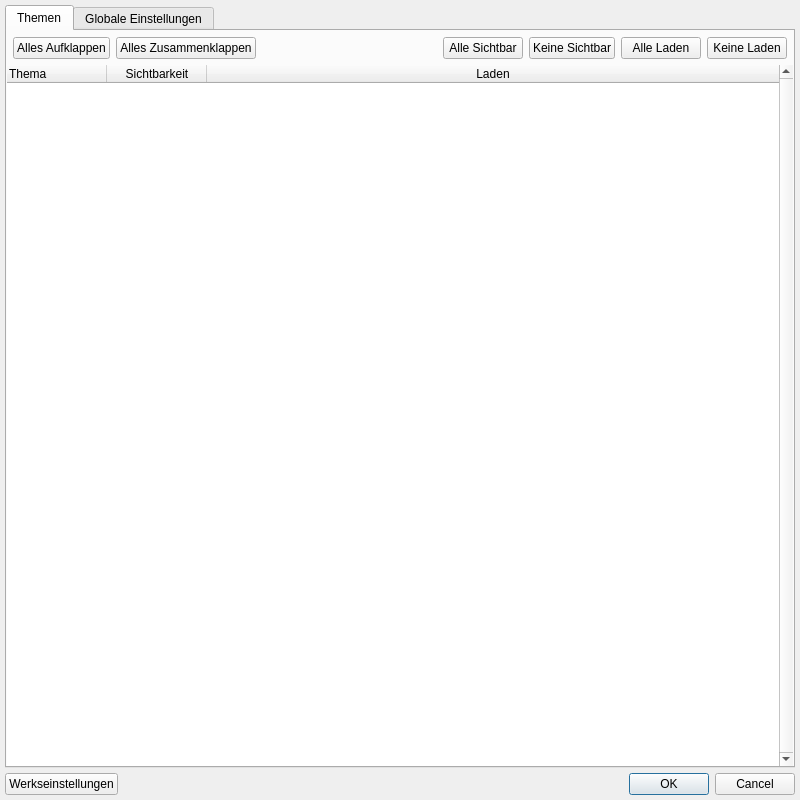
<?xml version="1.0" encoding="UTF-8"?>
<ui version="4.0">
 <class>SettingsDialog</class>
 <widget class="QDialog" name="SettingsDialog">
  <property name="geometry">
   <rect>
    <x>0</x>
    <y>0</y>
    <width>800</width>
    <height>800</height>
   </rect>
  </property>
  <property name="sizePolicy">
   <sizepolicy hsizetype="Preferred" vsizetype="Preferred">
    <horstretch>0</horstretch>
    <verstretch>0</verstretch>
   </sizepolicy>
  </property>
  <property name="windowTitle">
   <string>Einstellungen</string>
  </property>
  <property name="modal">
   <bool>false</bool>
  </property>
  <layout class="QVBoxLayout" name="verticalLayout">
   <property name="spacing">
    <number>5</number>
   </property>
   <property name="leftMargin">
    <number>5</number>
   </property>
   <property name="topMargin">
    <number>5</number>
   </property>
   <property name="rightMargin">
    <number>5</number>
   </property>
   <property name="bottomMargin">
    <number>5</number>
   </property>
   <item>
    <widget class="QTabWidget" name="tabWidget">
     <property name="sizePolicy">
      <sizepolicy hsizetype="Expanding" vsizetype="Expanding">
       <horstretch>0</horstretch>
       <verstretch>0</verstretch>
      </sizepolicy>
     </property>
     <property name="tabletTracking">
      <bool>false</bool>
     </property>
     <property name="autoFillBackground">
      <bool>false</bool>
     </property>
     <property name="tabShape">
      <enum>QTabWidget::Rounded</enum>
     </property>
     <property name="currentIndex">
      <number>0</number>
     </property>
     <property name="elideMode">
      <enum>Qt::ElideNone</enum>
     </property>
     <widget class="QWidget" name="visibility">
      <attribute name="title">
       <string>Themen</string>
      </attribute>
      <layout class="QVBoxLayout" name="verticalLayout_2">
       <property name="spacing">
        <number>6</number>
       </property>
       <property name="leftMargin">
        <number>0</number>
       </property>
       <property name="topMargin">
        <number>6</number>
       </property>
       <property name="rightMargin">
        <number>0</number>
       </property>
       <property name="bottomMargin">
        <number>0</number>
       </property>
       <item>
        <layout class="QHBoxLayout" name="visibility_tree_buttons">
         <property name="leftMargin">
          <number>6</number>
         </property>
         <property name="rightMargin">
          <number>6</number>
         </property>
         <item>
          <widget class="QPushButton" name="expand_button">
           <property name="text">
            <string>Alles Aufklappen</string>
           </property>
          </widget>
         </item>
         <item>
          <widget class="QPushButton" name="collapse_button">
           <property name="text">
            <string>Alles Zusammenklappen</string>
           </property>
          </widget>
         </item>
         <item>
          <spacer name="horizontalSpacer">
           <property name="orientation">
            <enum>Qt::Horizontal</enum>
           </property>
           <property name="sizeType">
            <enum>QSizePolicy::Expanding</enum>
           </property>
           <property name="sizeHint" stdset="0">
            <size>
             <width>20</width>
             <height>20</height>
            </size>
           </property>
          </spacer>
         </item>
         <item>
          <widget class="QPushButton" name="check_visibility_button">
           <property name="text">
            <string>Alle Sichtbar</string>
           </property>
          </widget>
         </item>
         <item>
          <widget class="QPushButton" name="uncheck_visibility_button">
           <property name="text">
            <string>Keine Sichtbar</string>
           </property>
          </widget>
         </item>
         <item>
          <widget class="QPushButton" name="check_loading_button">
           <property name="text">
            <string>Alle Laden</string>
           </property>
          </widget>
         </item>
         <item>
          <widget class="QPushButton" name="uncheck_loading_button">
           <property name="text">
            <string>Keine Laden</string>
           </property>
          </widget>
         </item>
        </layout>
       </item>
       <item>
        <widget class="QTreeWidget" name="visibility_tree">
         <property name="enabled">
          <bool>true</bool>
         </property>
         <property name="sizePolicy">
          <sizepolicy hsizetype="Preferred" vsizetype="MinimumExpanding">
           <horstretch>0</horstretch>
           <verstretch>0</verstretch>
          </sizepolicy>
         </property>
         <property name="frameShape">
          <enum>QFrame::NoFrame</enum>
         </property>
         <property name="frameShadow">
          <enum>QFrame::Plain</enum>
         </property>
         <property name="lineWidth">
          <number>0</number>
         </property>
         <property name="verticalScrollBarPolicy">
          <enum>Qt::ScrollBarAlwaysOn</enum>
         </property>
         <property name="horizontalScrollBarPolicy">
          <enum>Qt::ScrollBarAsNeeded</enum>
         </property>
         <property name="sizeAdjustPolicy">
          <enum>QAbstractScrollArea::AdjustIgnored</enum>
         </property>
         <property name="alternatingRowColors">
          <bool>true</bool>
         </property>
         <property name="selectionMode">
          <enum>QAbstractItemView::SingleSelection</enum>
         </property>
         <property name="textElideMode">
          <enum>Qt::ElideNone</enum>
         </property>
         <property name="rootIsDecorated">
          <bool>true</bool>
         </property>
         <property name="columnCount">
          <number>3</number>
         </property>
         <attribute name="headerVisible">
          <bool>true</bool>
         </attribute>
         <column>
          <property name="text">
           <string notr="true">Thema</string>
          </property>
          <property name="textAlignment">
           <set>AlignLeading|AlignVCenter</set>
          </property>
         </column>
         <column>
          <property name="text">
           <string notr="true">Sichtbarkeit</string>
          </property>
          <property name="textAlignment">
           <set>AlignCenter</set>
          </property>
         </column>
         <column>
          <property name="text">
           <string notr="true">Laden</string>
          </property>
          <property name="textAlignment">
           <set>AlignCenter</set>
          </property>
         </column>
        </widget>
       </item>
      </layout>
     </widget>
     <widget class="QWidget" name="settings">
      <property name="enabled">
       <bool>true</bool>
      </property>
      <property name="sizePolicy">
       <sizepolicy hsizetype="Preferred" vsizetype="Preferred">
        <horstretch>0</horstretch>
        <verstretch>0</verstretch>
       </sizepolicy>
      </property>
      <property name="layoutDirection">
       <enum>Qt::LeftToRight</enum>
      </property>
      <attribute name="title">
       <string>Globale Einstellungen</string>
      </attribute>
      <layout class="QFormLayout" name="formLayout">
       <property name="sizeConstraint">
        <enum>QLayout::SetDefaultConstraint</enum>
       </property>
       <property name="fieldGrowthPolicy">
        <enum>QFormLayout::AllNonFixedFieldsGrow</enum>
       </property>
       <property name="labelAlignment">
        <set>Qt::AlignJustify|Qt::AlignVCenter</set>
       </property>
       <item row="0" column="0">
        <widget class="QGroupBox" name="server_selection">
         <property name="enabled">
          <bool>true</bool>
         </property>
         <property name="sizePolicy">
          <sizepolicy hsizetype="Preferred" vsizetype="Preferred">
           <horstretch>0</horstretch>
           <verstretch>0</verstretch>
          </sizepolicy>
         </property>
         <property name="minimumSize">
          <size>
           <width>0</width>
           <height>0</height>
          </size>
         </property>
         <property name="title">
          <string>Katalogserverauswahl</string>
         </property>
         <property name="alignment">
          <set>Qt::AlignLeading|Qt::AlignLeft|Qt::AlignTop</set>
         </property>
         <property name="flat">
          <bool>false</bool>
         </property>
         <property name="checkable">
          <bool>false</bool>
         </property>
         <layout class="QVBoxLayout" name="verticalLayout_3">
          <item>
           <widget class="QRadioButton" name="radioButton_3">
            <property name="sizePolicy">
             <sizepolicy hsizetype="Preferred" vsizetype="Fixed">
              <horstretch>0</horstretch>
              <verstretch>0</verstretch>
             </sizepolicy>
            </property>
            <property name="text">
             <string>Katalog-Server 1</string>
            </property>
            <property name="server" stdset="0">
             <number>1</number>
            </property>
            <attribute name="buttonGroup">
             <string notr="true">server_button_group</string>
            </attribute>
           </widget>
          </item>
          <item>
           <widget class="QRadioButton" name="radioButton_2">
            <property name="sizePolicy">
             <sizepolicy hsizetype="Preferred" vsizetype="Fixed">
              <horstretch>0</horstretch>
              <verstretch>0</verstretch>
             </sizepolicy>
            </property>
            <property name="text">
             <string>Katalog-Server 2</string>
            </property>
            <property name="server" stdset="0">
             <number>2</number>
            </property>
            <attribute name="buttonGroup">
             <string notr="true">server_button_group</string>
            </attribute>
           </widget>
          </item>
          <item>
           <widget class="QRadioButton" name="radioButton_1">
            <property name="sizePolicy">
             <sizepolicy hsizetype="Preferred" vsizetype="Fixed">
              <horstretch>0</horstretch>
              <verstretch>0</verstretch>
             </sizepolicy>
            </property>
            <property name="text">
             <string>ioT Katalog-Server</string>
            </property>
            <property name="server" stdset="0">
             <number>3</number>
            </property>
            <attribute name="buttonGroup">
             <string notr="true">server_button_group</string>
            </attribute>
           </widget>
          </item>
          <item>
           <widget class="QRadioButton" name="radioButton">
            <property name="sizePolicy">
             <sizepolicy hsizetype="Preferred" vsizetype="Fixed">
              <horstretch>0</horstretch>
              <verstretch>0</verstretch>
             </sizepolicy>
            </property>
            <property name="text">
             <string>Alle Katalog-Server (Automatikmodus)</string>
            </property>
            <property name="server" stdset="0">
             <number>0</number>
            </property>
            <attribute name="buttonGroup">
             <string notr="true">server_button_group</string>
            </attribute>
           </widget>
          </item>
         </layout>
        </widget>
       </item>
       <item row="0" column="1">
        <widget class="QLabel" name="label_help_server_selection">
         <property name="sizePolicy">
          <sizepolicy hsizetype="Minimum" vsizetype="Preferred">
           <horstretch>0</horstretch>
           <verstretch>0</verstretch>
          </sizepolicy>
         </property>
         <property name="maximumSize">
          <size>
           <width>602</width>
           <height>16777215</height>
          </size>
         </property>
         <property name="mouseTracking">
          <bool>true</bool>
         </property>
         <property name="text">
          <string>&lt;html&gt;&lt;head/&gt;&lt;body&gt;&lt;p&gt;Die Katalogdateien des „GeoBasis_Loader&amp;quot; liegen redundant auf zwei Servern mit identischem und&lt;br/&gt;aktuellem Datenbestand.&lt;br/&gt;Im &lt;span style=&quot; font-weight:600;&quot;&gt;Automatikmodus&lt;/span&gt; wird primär Server 1 verwendet.&lt;br/&gt;Bei Ausfall erfolgt automatisch der Wechsel zu Server 2.&lt;br/&gt;Eine &lt;span style=&quot; font-weight:600;&quot;&gt;manuelle Serverauswahl&lt;/span&gt; ist nur in Sonderfällen (z. B. Entwicklung, Aktualisierung) erforderlich.&lt;/p&gt;&lt;/body&gt;&lt;/html&gt;</string>
         </property>
         <property name="textFormat">
          <enum>Qt::RichText</enum>
         </property>
         <property name="scaledContents">
          <bool>false</bool>
         </property>
         <property name="alignment">
          <set>Qt::AlignLeading|Qt::AlignLeft|Qt::AlignVCenter</set>
         </property>
         <property name="wordWrap">
          <bool>true</bool>
         </property>
         <property name="indent">
          <number>0</number>
         </property>
        </widget>
       </item>
       <item row="1" column="0">
        <widget class="QCheckBox" name="automatic_crs_checkbox">
         <property name="sizePolicy">
          <sizepolicy hsizetype="Expanding" vsizetype="Preferred">
           <horstretch>0</horstretch>
           <verstretch>0</verstretch>
          </sizepolicy>
         </property>
         <property name="text">
          <string>Automatisches KBS</string>
         </property>
        </widget>
       </item>
      </layout>
     </widget>
    </widget>
   </item>
   <item>
    <widget class="QWidget" name="widget" native="true">
     <layout class="QHBoxLayout" name="horizontalLayout">
      <property name="leftMargin">
       <number>0</number>
      </property>
      <property name="topMargin">
       <number>0</number>
      </property>
      <property name="rightMargin">
       <number>0</number>
      </property>
      <property name="bottomMargin">
       <number>0</number>
      </property>
      <item>
       <widget class="QPushButton" name="reset_button">
        <property name="text">
         <string>Werkseinstellungen</string>
        </property>
       </widget>
      </item>
      <item>
       <widget class="QDialogButtonBox" name="button_box">
        <property name="orientation">
         <enum>Qt::Horizontal</enum>
        </property>
        <property name="standardButtons">
         <set>QDialogButtonBox::Cancel|QDialogButtonBox::Ok</set>
        </property>
       </widget>
      </item>
     </layout>
    </widget>
   </item>
  </layout>
 </widget>
 <resources/>
 <connections>
  <connection>
   <sender>button_box</sender>
   <signal>accepted()</signal>
   <receiver>SettingsDialog</receiver>
   <slot>accept()</slot>
   <hints>
    <hint type="sourcelabel">
     <x>362</x>
     <y>794</y>
    </hint>
    <hint type="destinationlabel">
     <x>157</x>
     <y>274</y>
    </hint>
   </hints>
  </connection>
  <connection>
   <sender>button_box</sender>
   <signal>rejected()</signal>
   <receiver>SettingsDialog</receiver>
   <slot>reject()</slot>
   <hints>
    <hint type="sourcelabel">
     <x>430</x>
     <y>794</y>
    </hint>
    <hint type="destinationlabel">
     <x>286</x>
     <y>274</y>
    </hint>
   </hints>
  </connection>
 </connections>
 <buttongroups>
  <buttongroup name="server_button_group"/>
 </buttongroups>
</ui>
